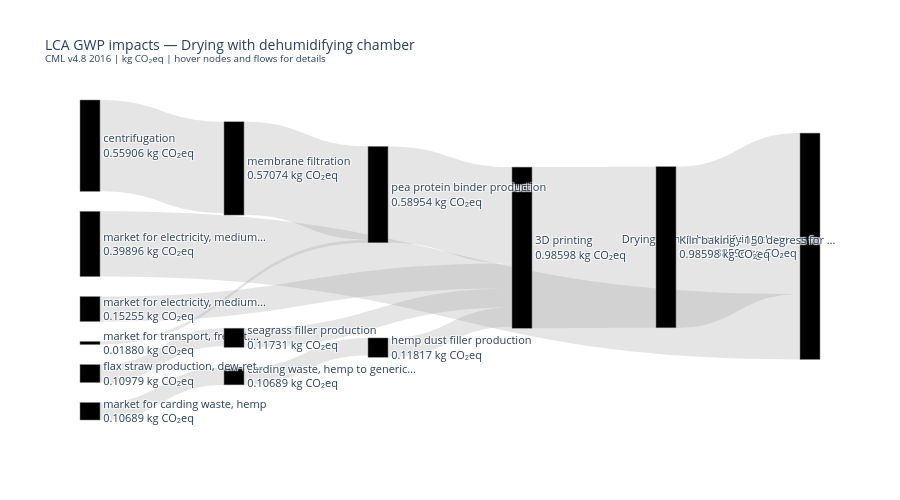

This figure's notebook cell:
### Code cell
import plotly.graph_objects as go
import pandas as pd

# --- define cutoff nodes: anything upstream of these will be hidden ---
cutoff_names = {
    'market for electricity, medium voltage',
    'market for electricity, high voltage',
    'electricity voltage transformation from high to medium voltage',
    # add any other names you want to treat as terminal nodes
}

# find the labels corresponding to cutoff nodes
cutoff_labels = set(ca.loc[ca["name"].isin(cutoff_names), "label"])

# keep only rows that are NOT upstream of a cutoff node
# i.e. drop any row whose parent label is in cutoff_labels
ca_filtered = ca[~ca["parent"].isin(cutoff_labels)].copy()

# --- build node and link lists from filtered dataframe ---
labels = ca_filtered["label"].tolist()
label_to_idx = {l: i for i, l in enumerate(labels)}

def short_name(name, maxlen=30):
    return name if len(name) <= maxlen else name[:maxlen] + "…"

display_names = [short_name(row["name"]) + f"<br>{row['score']:.5f} kg CO₂eq"
                 for _, row in ca_filtered.iterrows()]

sources, targets, values, link_labels = [], [], [], []

for _, row in ca_filtered.iterrows():
    if row["parent"] is None or row["parent"] not in label_to_idx:
        continue
    src = label_to_idx[row["label"]]
    tgt = label_to_idx[row["parent"]]
    sources.append(src)
    targets.append(tgt)
    values.append(row["score"])
    link_labels.append(
        f"{short_name(row['name'], 25)} → "
        f"{ca_filtered.loc[ca_filtered.label==row['parent'], 'name'].values[0][:25]}<br>"
        f"{row['score']:.5f} kg CO₂eq ({row['fraction']*100:.1f}%)"
    )

fig = go.Figure(go.Sankey(
    arrangement="perpendicular",
    node=dict(
        pad=20,
        thickness=20,
        line=dict(color="grey", width=0.5),
        label=display_names,
        color="#000000",
    ),
    link=dict(
        source=sources,
        target=targets,
        value=values,
        label=link_labels,
        color="rgba(150,150,150,0.25)",
    ),
))

fig.update_layout(
    title=dict(
        text="LCA GWP impacts — Drying with dehumidifying chamber<br>"
             "<sup>CML v4.8 2016 | kg CO₂eq | hover nodes and flows for details</sup>",
        font_size=14,
    ),
    font_size=11,
    height=500,
)

fig.show()

### Figure 1 — Plotly figure (JSON) as saved in the notebook; plotly's stock layout.template omitted (floating-point values rounded to 4 significant figures)
{"data": [{"arrangement": "perpendicular", "link": {"color": "rgba(150,150,150,0.25)", "label": ["Kiln baking - 150 degress… → Drying with dehumidifying<br>0.98598 kg CO₂eq (71.1%)", "3D printing → Kiln baking - 150 degress<br>0.98598 kg CO₂eq (71.1%)", "market for electricity, m… → 3D printing<br>0.15255 kg CO₂eq (11.0%)", "hemp dust filler producti… → 3D printing<br>0.11817 kg CO₂eq (8.5%)", "carding waste, hemp to ge… → hemp dust filler producti<br>0.10689 kg CO₂eq (7.7%)", "market for carding waste,… → carding waste, hemp to ge<br>0.10689 kg CO₂eq (7.7%)", "pea protein binder produc… → 3D printing<br>0.58954 kg CO₂eq (42.5%)", "market for transport, fre… → pea protein binder produc<br>0.01880 kg CO₂eq (1.4%)", "membrane filtration → pea protein binder produc<br>0.57074 kg CO₂eq (41.2%)", "centrifugation → membrane filtration<br>0.55906 kg CO₂eq (40.3%)", "seagrass filler productio… → 3D printing<br>0.11731 kg CO₂eq (8.5%)", "flax straw production, de… → seagrass filler productio<br>0.10979 kg CO₂eq (7.9%)", "market for electricity, m… → Drying with dehumidifying<br>0.39896 kg CO₂eq (28.8%)"], "source": [1, 2, 3, 4, 5, 6, 7, 8, 9, 10, 11, 12, 13], "target": [0, 1, 2, 2, 4, 5, 2, 7, 7, 9, 2, 11, 0], "value": [0.986, 0.986, 0.1526, 0.1182, 0.1069, 0.1069, 0.5895, 0.0188, 0.5707, 0.5591, 0.1173, 0.1098, 0.399]}, "node": {"color": "#000000", "label": ["Drying with dehumidifying cham…<br>1.38596 kg CO₂eq", "Kiln baking - 150 degress for …<br>0.98598 kg CO₂eq", "3D printing<br>0.98598 kg CO₂eq", "market for electricity, medium…<br>0.15255 kg CO₂eq", "hemp dust filler production<br>0.11817 kg CO₂eq", "carding waste, hemp to generic…<br>0.10689 kg CO₂eq", "market for carding waste, hemp<br>0.10689 kg CO₂eq", "pea protein binder production<br>0.58954 kg CO₂eq", "market for transport, freight,…<br>0.01880 kg CO₂eq", "membrane filtration<br>0.57074 kg CO₂eq", "centrifugation<br>0.55906 kg CO₂eq", "seagrass filler production<br>0.11731 kg CO₂eq", "flax straw production, dew-ret…<br>0.10979 kg CO₂eq", "market for electricity, medium…<br>0.39896 kg CO₂eq"], "line": {"color": "grey", "width": 0.5}, "pad": 20, "thickness": 20}, "type": "sankey"}], "layout": {"font": {"size": 11}, "height": 500, "title": {"font": {"size": 14}, "text": "LCA GWP impacts — Drying with dehumidifying chamber<br><sup>CML v4.8 2016 | kg CO₂eq | hover nodes and flows for details</sup>"}}}
